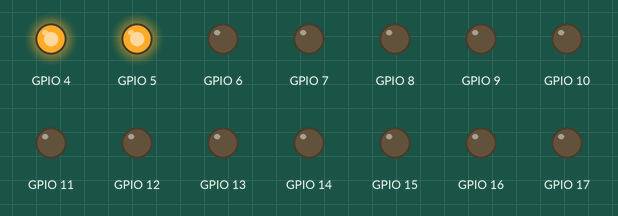
Bench run of a program on a simulated Raspberry Pi (BCM pin numbers). Parts: output pins drawn as LEDs (lit = HIGH). What the program prints to the terminal is not drawn.

Above: at 0.1 s.
Timing chart, 0 to 1.6 s (numbered marks = the images above):
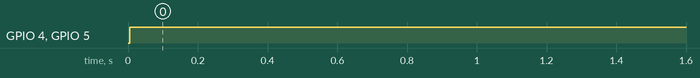

The program:

map.py
```python
#!/usr/bin/env python
import RPi.GPIO as GPIO
import time
import commands
import math

COLUMN = 1
ROW = 6
DEVIDE = 1
CONROL_LED = COLUMN*ROW / DEVIDE
FILL_DATA_SIZE = 6

FILE_NAME = 'sample.txt'

COLOR = [000,001,010,011,100,101,110,111]

# AVR   B3 B2 B1 B0 C7 C6 ... C1 C0 D7 D6 ... D1 D0 E1 E0
# GPIO  24 25 26 27  6  7 ... 12 13 14 15 ... 22 23  4  5
# NUM   18 19 20 21  2  3 ...  8  9 10 11 ... 16 17  0  1
pin = [4,5,6,7,8,9,10,11,12,13,14,15,16,17,18,19,22,23,24,25,26,27]

GPIO.setmode(GPIO.BCM)
for i in range(0, len(pin)):
  print(pin[i])
  GPIO.setup(pin[i], GPIO.OUT, pull_up_down=GPIO.PUD_OFF)
  GPIO.output(pin[i], False)

# pattern 0
# check(E1 E0)-row_address(C4-C0)-col_address(D4-D0)-color_data(B2-B0)
# check(E1 E0) - 0

# pattern 1
# check(E1 E0)-d1(C5-C3)-d2(C2-C0)-d3(D7-D5)-d4(D4-D2)-d5(D1D0B3)-d6(B2-B0)
# This is continued 100 times
# check(E1 E0) - 0
def write_data(pattern, col, row, *data):
  if pattern == 0:
    print('pin['+str(pin[0])+']: 0')
    print('pin['+str(pin[1])+']: 1')
    GPIO.output(pin[0], False)
    GPIO.output(pin[1], True)
    print('col: '+str(col))
    print('row: '+str(row))
    for i in range(0, 5):
      print('pin['+str(pin[5+i])+']: '+str((col >> 5-i-1)&1))
      print('pin['+str(pin[13+i])+']: '+str((row >> 5-i-1)&1))
      GPIO.output(pin[5+i], (col >> 5-i-1) & 1)
      GPIO.output(pin[13+i], (row >> 5-i-1) & 1)
    for i in range(0, 3):
      print('pin['+str(pin[19+i])+']: '+str((data[0]>>3-i-1)&1))
      GPIO.output(pin[19+i], (data[0] >> 3-i-1) & 1)
  elif pattern == 1:
    print('pin['+str(pin[0])+']: 1')
    print('pin['+str(pin[1])+']: 0')
    GPIO.output(pin[0], True)
    GPIO.output(pin[1], False)
    for i in range(0, 6):
      for j in range(0, 3):
        print('pin['+str(pin[4+j+(3*i)])+']: '+str((data[i]>>3-j-1)&1))
        GPIO.output(pin[4+j+(3*i)], (data[i] >> 3-j-1) & 1)
  elif pattern == 2:
    print('pin['+str(pin[0])+']: 1')
    print('pin['+str(pin[1])+']: 1')
    GPIO.output(pin[0], True)
    GPIO.output(pin[1], True)
    for i in range(2, len(pin)):
      GPIO.output(pin[i], False)


count = 0
i = 0
toggle = 1
try:
  while True:
    i+=1
    f = open(FILE_NAME,'r')
    line = f.readline()
    #if i%1000 == 0:
    #  print("Get" + str(i))
    if '' == line:
      print('empty')
      continue
    data = line.replace(',', '')
    data = data.strip()
    option = data[0]
    data = data[1:]

    if count == 0:
      data_tmp = ''
      data_list = []
      for i in range(0, len(data)):
        data_tmp = data_tmp + '0'
      count = 1;

    if data == data_tmp:
      continue;

    if int(option):
      for i in range(0, len(data)):
        if data[i] != data_tmp[i]:
          print(data[i])
          #command = commands.getoutput('sleepenh 5')
          #print(command)
          write_data(0, int(i/ROW)+1, i%ROW+1,int(data[i]))
      write_data(2, 0, 0)
      data_tmp = data

    else:
      print('option = 0')
      for i in range(0, ((COLUMN*ROW-1)/FILL_DATA_SIZE)+1):
        print('pin[2]: '+str(toggle))
        GPIO.output(pin[2], toggle)
        if toggle == 1:
          toggle = 0
        else:
          toggle = 1
        print(toggle)
        for j in range(0, FILL_DATA_SIZE):
          if j+(6*i) < len(data):
            data_list.append(data[j+(6*i)])
          else:
            data_list.append('0')
        print(data_list)
        write_data(1, 0, 0, *map(int, data_list))
        #command = commands.getoutput('sleepenh 1')
        #print(command)
        data_list = []
      write_data(2,0,0)
      data_tmp = data
except KeyboardInterrupt:
  f.closed
  GPIO.cleanup()
  print('Interrupt')
```

Measured:
- by itself, GPIO 4, GPIO 5: LOW → HIGH at 0.01 s
